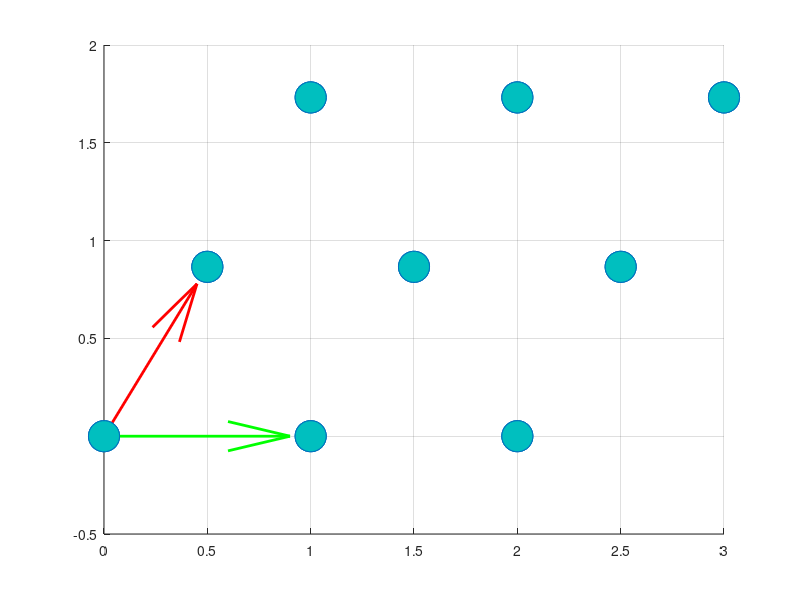

Source code (MATLAB):
%% INITIALIZE 
clear 
close all 
clc 

%% primitive lattice 
a = 1; 

a1 = a.*[1 0 0 ]; 
a2 = [a/2, sqrt(3)/2*a, 0];
a3 = [0, 0 a]; 

%% basis
b1= [0 0 0]; 

%% Figure
figure
hold on 

%%Draw single vector
quiver3(b1(1), b1(2), b1(3), a1(1), a1(2), a1(3), 'g', 'Linewidth', 2); 
quiver3(b1(1), b1(2), b1(3), a2(1), a2(2), a2(3), 'r', 'Linewidth', 2);
quiver3(a2(1), a2(2), a2(3), a3(1), a3(2), a3(3), 'b', 'Linewidth', 2);
grid on

N = 0; 
for n1 = 0:2
    for n2 = 0:2 
        for n3 = 0:2
            N = N+1;
            R(N, :) = n1.*a1 + n2.*a2 + n3.*a3 +b1 ; 
        end 
    end 
end

scatter3(R(:, 1), R(:,2), R(:,3), 500, 'MarkerFaceColor', [0, .75, .75]); 